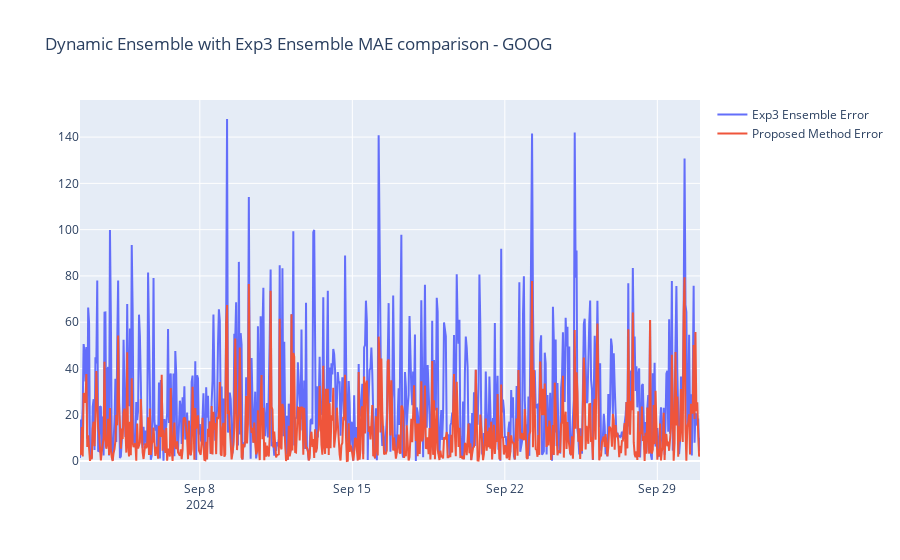

The notebook cell saved with this chart:
### Code cell
fig = go.Figure()
fig.update_layout(title="Dynamic Ensemble with Exp3 Ensemble MAE comparison - GOOG")
fig.add_trace(go.Scatter(x=df_test['ds'], y = exp3_errors, mode='lines', name='Exp3 Ensemble Error'))
fig.add_trace(go.Scatter(x=df_test['ds'], y=de_error, mode='lines', name='Proposed Method Error'))
fig.show()

### Figure 1 — Plotly figure (JSON) as saved in the notebook; plotly's stock layout.template omitted (floating-point values rounded to 4 significant figures; data arrays with more than 128 entries replaced by an {"elided": "..."} marker saying what was removed)
{"data": [{"mode": "lines", "name": "Exp3 Ensemble Error", "type": "scatter", "uid": "aa4c358c-a854-4b22-b317-551cb76a8cc7", "x": {"elided": "684 str values"}, "y": {"elided": "684 float values"}}, {"mode": "lines", "name": "Proposed Method Error", "type": "scatter", "uid": "af1e1d64-b60d-4f60-b371-e41a964ebdb9", "x": {"elided": "684 str values"}, "y": {"elided": "684 float values"}}], "layout": {"title": {"text": "Dynamic Ensemble with Exp3 Ensemble MAE comparison - GOOG"}}}
